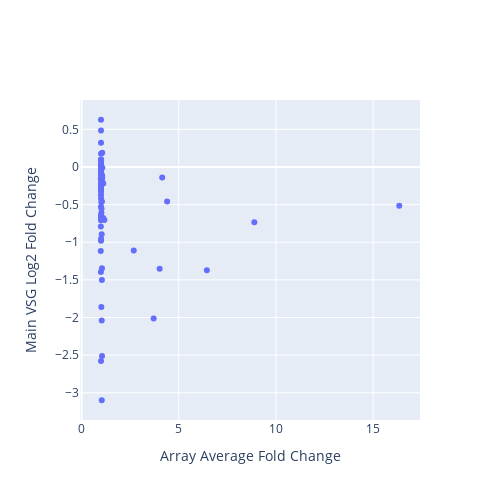

The cell this chart's notebook holds for it:
### Code cell
from plotly.subplots import make_subplots
import plotly.graph_objects as go
import plotly.io as pio

fig = make_subplots(
    rows=1,
    cols=1,
    #subplot_titles=["array vs Main VSG"],
)

scatter = go.Scatter(
    x=merge['array'],
    y=merge['main_vsg'],
    mode='markers',
    text=list(merge.index.values),
    hoverinfo='text',
    name='scatter',
    showlegend=False,
    # hovertemplate='%{text}'
)
fig.add_trace(scatter, row=1, col=1)

fig.update_layout(
    width=500,
    height=500,
    showlegend=False,
    hovermode='closest',
    xaxis_title="Array Average Fold Change",
    yaxis_title="Main VSG Log2 Fold Change",
)

# Save as an exportable HTML file
pio.write_html(
    fig,
    file="vsgs_web_server/scatter_plots/array_vs_main_vsg.html",   # change path/name if you like
    include_plotlyjs="cdn",
    full_html=True,
    auto_open=False,
)
fig

### Figure 1 — Plotly figure (JSON) as saved in the notebook; plotly's stock layout.template omitted (floating-point values rounded to 4 significant figures)
{"data": [{"hoverinfo": "text", "mode": "markers", "name": "scatter", "showlegend": false, "text": ["BDF2_1_KO48", "BDF3_1_KO24", "BET151_1_Drug12h", "BET151_1_Drug24h", "BET151_1_Drug3h", "BET151_1_Drug48h", "BET151_1_Drug6h", "BET151_1_Drug72h", "CAF1b_1_RNAi24", "CFB2_1_RNAi9", "DFO_1_DFO", "DFO_1_DFOFe", "DFO_1_Fe", "DRBD18_1_RNAi12", "H1_1_RNAi96", "H3H4_1_KOH3", "H3H4_1_KOH3J", "H3H4_1_KOH4", "H3H4_1_KOH4J", "H3H4_1_KOJ2", "H3H4_2_KO48", "H3H4_3_KO48", "H3_1_KOH3", "H3_1_KOH3J", "H3_1_KOJ", "IPMK_1_RNAi36", "IPMK_2_RNAi36", "MCMBP_1_KO24", "MCMBP_1_KO48", "PIP5Pase_1_KO", "PIP5Pase_2_D360A_N362A", "PNUTS_1_RNAi48", "RBP10_1_RNAi24", "RBP10_2_RNAi24", "RBP10_3_RNAi24", "RBP33_1_RNAi48", "RBP42_1_KO24", "RBP42_1_KO48", "RBP42_1_KO72", "RNaseH1_1_KO", "RNaseH2A_1_RNAi24", "RNaseH2A_2_RNAi36", "SET27_1_KO", "SET27_1_sKO", "SNF2PH_1_RNAi48", "TFR_1_RNAi24", "TbATR_1_RNAi24", "TbATR_2_RNAi36", "TbCMT1_1_KO", "TbESB1_1_RNAi24", "TbESB1_2_KO48", "TbESB1_3_OE24", "TbHAT_1_RNAi48HAT1", "TbHAT_1_RNAi48HAT2", "TbPP1one_1_RNAi24", "TbPP1seven_1_RNAi24", "TbRAP1_1_2SD", "TbRAP1_1_5A", "TbRAP1_1_KO", "TbRAP1_2_dMyb", "TbSAP_1_RNAi72", "VEX1_1_Oe72", "VEX1_2_RNAi72", "VEX1_4_RNAi24", "VEX1_5_RNAi48", "VEX1_6_RNAi72", "VEX1and2_1_RNAi24", "VEX1and2_1_RNAi48", "VEX2_1_RNAi24", "VEX2_1_RNAi48", "ZC3H28_1_RNAi10", "ZC3H28_1_RNAi14", "ZC3H28_1_RNAi16", "ZC3H28_1_RNAi24", "ZC3H40_1_RNAi72", "ZC3H5_2_RNAi12", "ZC3H5_3_RNAi12", "ZC3H5_4_RNAi12", "ZC3H5_5_RNAi12"], "type": "scatter", "x": [1.0, 1.026, 1.0, 1.0, 1.0, 1.0, 1.0, 1.038, 1.048, 0.9928, 1.0, 1.0, 1.0, 1.0, 1.0, 1.0, 1.0, 1.0, 1.0, 1.0, 1.05, 1.036, 1.0, 1.006, 1.0, 1.0, 1.0, 1.022, 1.175, 16.35, 4.017, 1.054, 1.0, 1.0, 1.0, 2.683, 1.001, 1.012, 1.115, 1.0, 1.0, 1.044, 1.062, 1.0, 1.0, 1.005, 1.014, 1.115, 1.0, 1.016, 1.052, 1.0, 1.0, 1.002, 4.147, 1.0, 6.446, 3.709, 4.401, 8.888, 1.065, 1.073, 1.0, 1.0, 1.0, 1.0, 1.014, 1.035, 1.018, 1.028, 0.9884, 1.0, 0.9914, 0.986, 1.0, 1.064, 1.0, 1.0, 1.0], "xaxis": "x", "y": [-0.3716, -0.5553, -0.02755, -0.7094, 0.4828, -2.576, 0.09418, -3.099, -0.4579, -1.394, 0.03405, -0.04079, 0.05408, -0.3174, -0.5289, -0.327, -0.1196, -0.6821, -0.6398, -0.9816, -1.346, -2.039, -0.067, 0.09047, 0.008439, -0.2811, -0.1735, -0.1815, -0.7051, -0.5163, -1.351, -0.11, -0.671, -0.688, -0.6605, -1.109, 0.1769, -0.01795, -0.2204, -0.1427, -0.4175, -1.501, 0.1891, -0.1021, -0.01494, -0.06309, -0.2232, -0.6769, 0.3214, -1.861, -2.511, -0.2487, -0.2521, -0.2073, -0.1403, -0.6599, -1.372, -2.013, -0.4586, -0.7359, -0.009743, -0.2078, 0.09933, -0.02921, -0.1232, -0.01123, -0.464, -0.8925, -0.6084, -0.67, -0.1568, -0.9521, -0.7902, -1.116, -0.2616, -0.1433, -0.0367, 0.6272, -0.1306], "yaxis": "y"}], "layout": {"height": 500, "hovermode": "closest", "showlegend": false, "width": 500, "xaxis": {"anchor": "y", "domain": [0, 1], "title": {"text": "Array Average Fold Change"}}, "yaxis": {"anchor": "x", "domain": [0, 1], "title": {"text": "Main VSG Log2 Fold Change"}}}}
